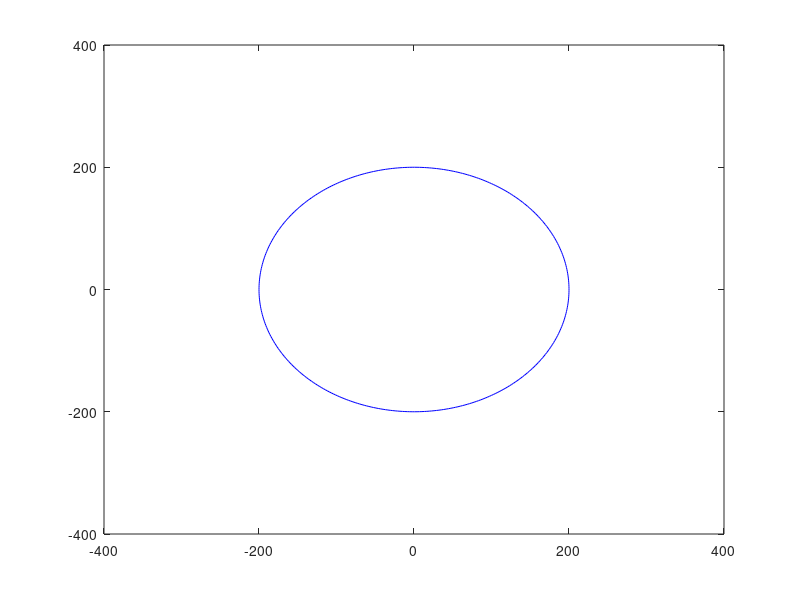

MATLAB code for this plot:
theta=linspace(-pi,pi,400);
r1=5;
for k=1:1:40;
x1=r1*k*cos(theta);
y1=r1*k*sin(theta);

plot(x1,y1,'b');
axis([-400 400 -400 400]);
pause(0.2);
%hold on
end
